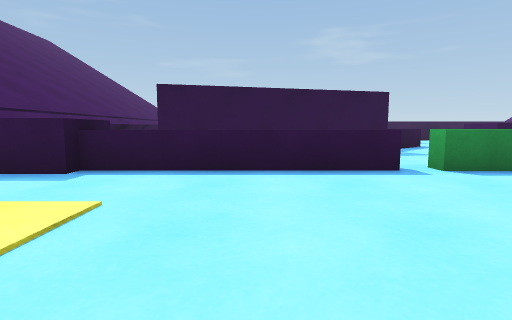
[1] (above)

18 first-person views from a walk through a scene from a Unity 3-D project. The camera is 0.64 m above the floor, tilts 6° down and sees 80° across. The floor is counted in squares, 1 m on a side. Each view is taken from the middle of a square. On the plan, view 1 faces up. The plan holds only what a view shows up to about 9 squares ahead; the rest is blank. The place goes on beyond the plan. The player character is not drawn.

[2]
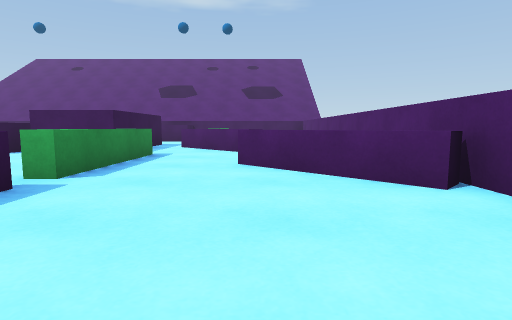

[3]
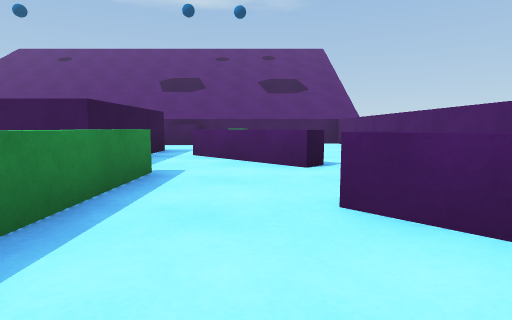

[4]
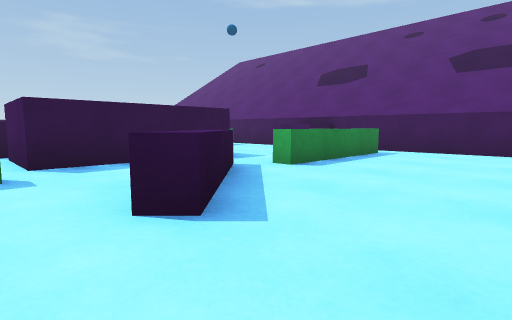

[5]
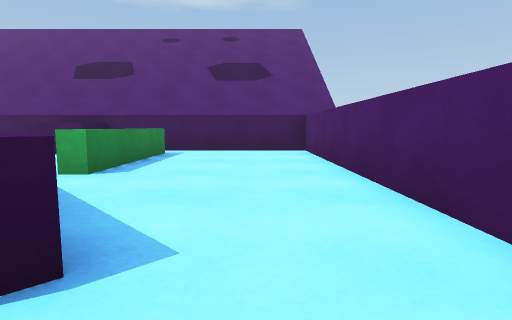

[6]
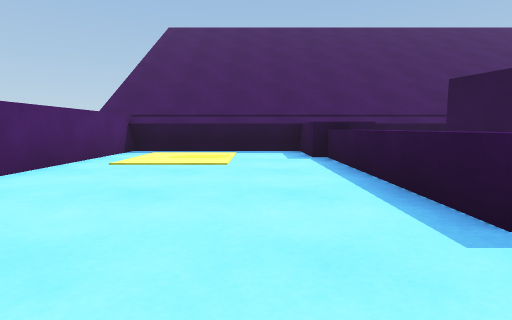

[7]
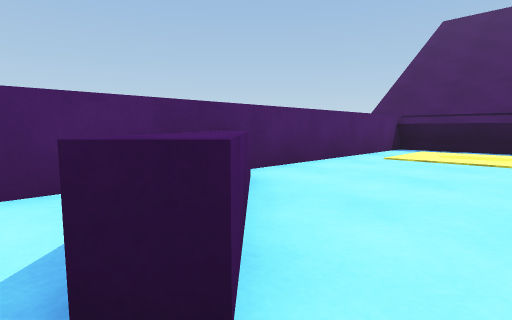

[8]
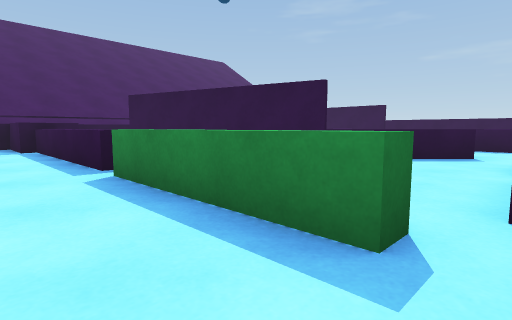

[9]
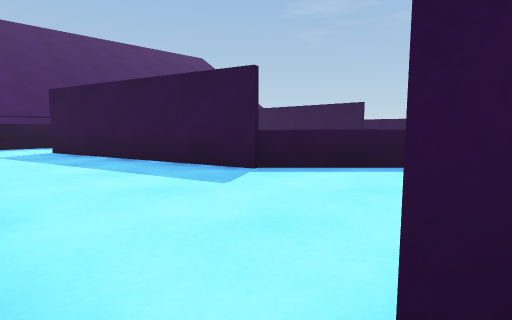

[10]
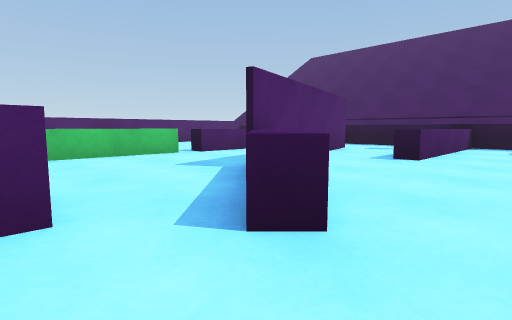

[11]
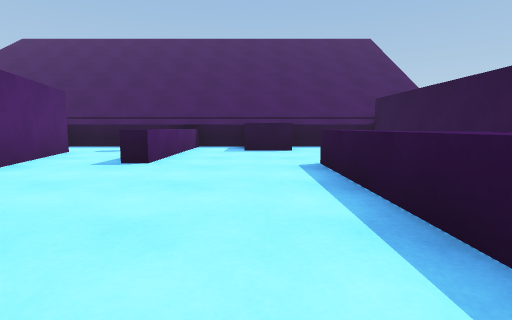

[12]
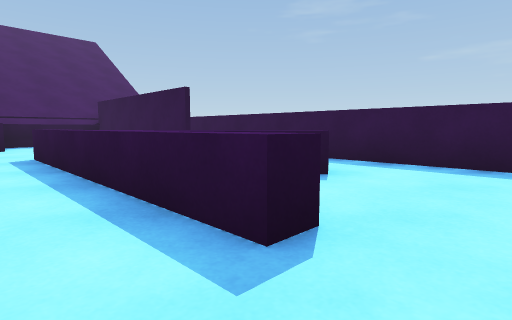

[13]
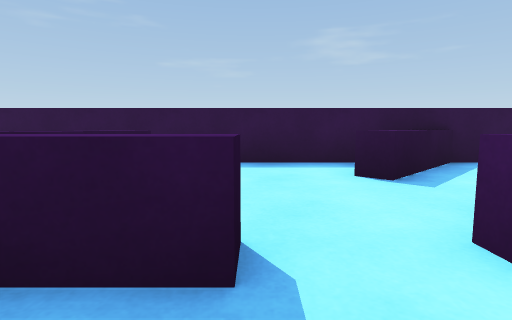

[14]
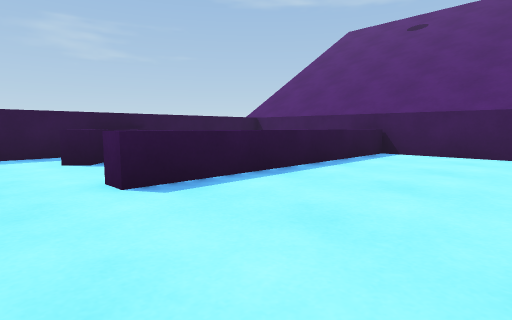

[15]
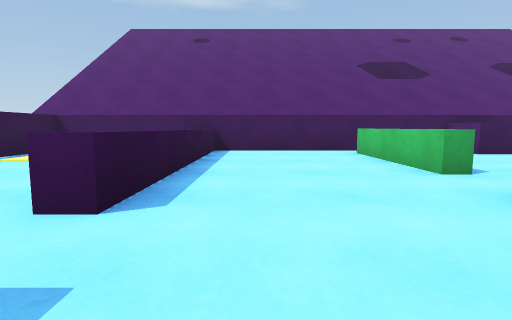

[16]
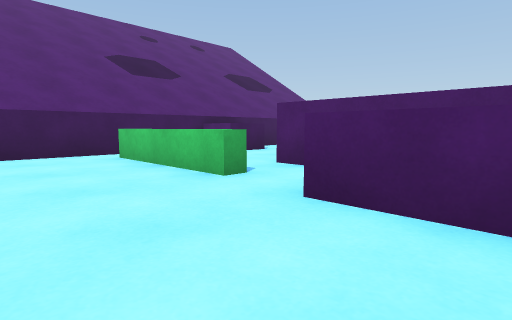

[17]
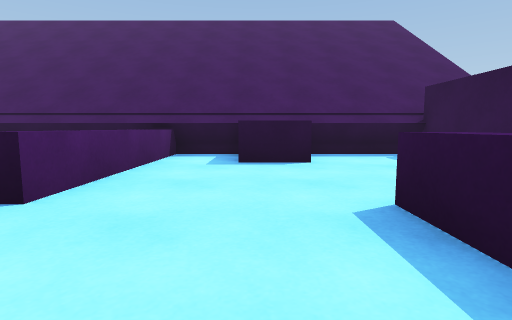

[18]
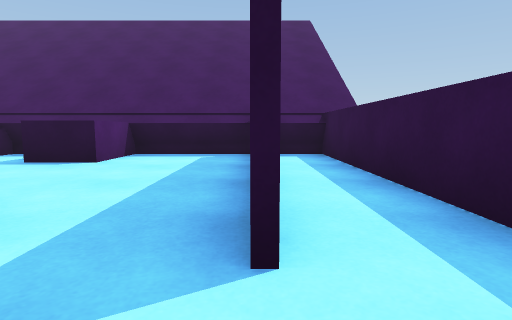

### Floor plan
Key: @ floor where view 1 was taken; # wall or solid block; x gap in a wall; . main floor; : floor 0.05 m higher than the main floor; = window, fence, low wall or low ledge; ^ raised ledge; B block.
Columns run from 5 left of view 1 to 15 right of it. Each row starts with its distance up from view 1.
 18 #####################
 17 ##......  ....^^... #
 16 #######.. ^...^..:  #
 15 ##......  ^.....    #
 14 ##.......^^.....    #
 13 #BB...^^^^^^..^^^^^^#
 12 #BB.................#
 11 ##........#.........#
 10 #^^^^^....^.........#
  9  #......#^..BB..^^^x#
  8  #...#####...  ...  #
  7  #.###......####... #
  6 ##..........####...B#
  5 #BB^^^^^^^^^...... B#
  4 #BB...........^..   #
  3 ##...........^..^^^x#
  2 ##  .....^..^#......#
  1 ##  ....^^..........#
  0 ##...@.=^...........#
 -1  ####################

Positions as (right, up) in squares from view 1, and headings:
1: (0, 0), facing up
2: (-1, 2), facing right
3: (2, 3), facing right
4: (6, 0), facing up-right
5: (6, 1), facing right
6: (4, 3), facing left
7: (5, 3), facing down-left
8: (7, 3), facing up-left
9: (7, 5), facing up-left
10: (7, 12), facing down-left
11: (6, 12), facing left
12: (8, 12), facing up-left
13: (7, 12), facing up
14: (7, 10), facing up-right
15: (6, 12), facing right
16: (7, 12), facing down-right
17: (3, 12), facing left
18: (3, 16), facing left
